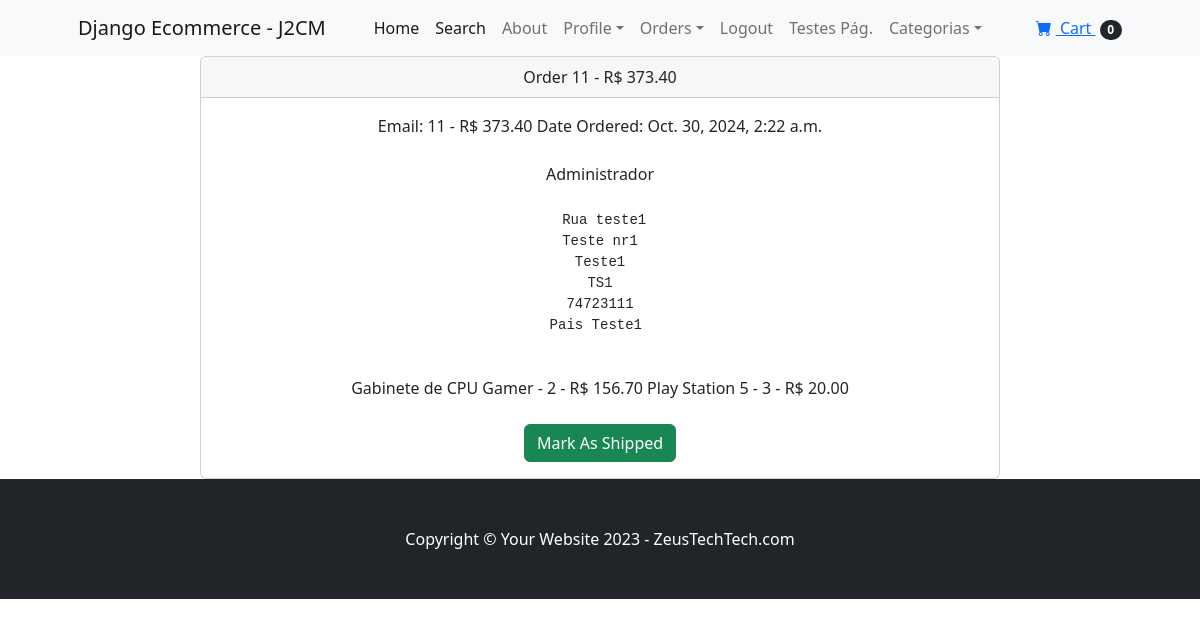
Page /payment/orders/11 (signed in) on the committed database.
### payment/models.py (models this page shows, shortened)
class Order(models.Model):
    user = models.ForeignKey(User, on_delete=models.CASCADE, blank=True)
    full_name = models.CharField(max_length=250)
    email = models.EmailField(max_length=250)
    shipping_address = models.TextField(max_length=15000)
    amount_paid = models.DecimalField(max_digits=7, decimal_places=2)
    date_ordered = models.DateTimeField(auto_now_add=True)
    shipped = models.BooleanField(default=False)
    date_shipped = models.DateTimeField(blank=True, null=True)

class OrderItem(models.Model):
    order = models.ForeignKey(Order, on_delete=models.CASCADE, null=True)
    product = models.ForeignKey(Product, on_delete=models.CASCADE, null=True)
    user = models.ForeignKey(User, on_delete=models.CASCADE, null=True, blank=True)
    quantity = models.PositiveBigIntegerField(default=1)
    price = models.DecimalField(max_digits=7, decimal_places=2)

### store/models.py (models this page shows)
class Product(models.Model):
    name = models.CharField(max_length=100)
    price = models.DecimalField(default=0, decimal_places=2, max_digits=7)
    category = models.ForeignKey(Category, on_delete=models.CASCADE, default=1)
    description = models.CharField(max_length=250, default='', blank=
                                   True, null=True)
    image =  models.ImageField(upload_to='uploads/product/')
    is_sale = models.BooleanField(default=False)
    sale_price = models.DecimalField(default=0, decimal_places=2, max_digits=6)
    def __str__(self):
        return self.name

### payment/views.py (the view, shortened to what this page needs)
# urls.py: path('orders/<int:pk>', views.orders, name="orders"),
def orders(request, pk):
    if request.user.is_authenticated and request.user.is_superuser:
        order = Order.objects.get(id=pk)
        items = OrderItem.objects.filter(order=pk)
        return render(request, "payment/orders.html", {"order":order, "items":items})
    else:
        messages.success(request, "Access Danied!! Acesso Negado!!")
        return redirect('home')

### cart/cart.py (called while the page is built)
    def __len__(self):
        return len(self.cart)

### cart/context_processors.py (called while the page is built)
def cart(request):
    return {'cart': Cart(request)}

### payment/templates/payment/orders.html (shortened to what this page needs)
{% extends 'base.html' %}
{% block content %}
    <div class="conteiner">
        <div class="row">
            <center>
                <div class="col-8">
                    <div class="card">
                        <div class="card-header">
                            Order {{ order.id }} - R$ {{ order.amount_paid }}
                        </div>
                        <div class="card-body">
                            Email: {{ order.id }} - R$ {{ order.amount_paid }}
                            {% if order.date_shipped %}
                                Date Shipped: {{ order.date_shipped }}
                            {% else %}
                                Date Ordered: {{ order.date_ordered }}
                            {% endif %}
                            <br><br>
                            {{ order.full_name }}
                            <br><br>
                            <pre> {{ order.shipping_address }} </pre>
                            <br/>
                            {% for item in items %}
                                {{ item.product }} - {{ item.quantity }} - R$ {{ item.price }}
                            {% endfor %}
                            <br><br>
                            {% if not order.shipped %}
                                <form method="POST">
                                    <button type="Submit" class="btn btn-success">
                                        Mark As Shipped
                                    </button>
                                </form>
                            {% endif %}
                        </div>
                    </div>
                </div>
            </center>
            <br><br>
        </div>
    </div>
{% endblock %}

### rows in the picture
Order: id "11", amount_paid "373.40", date_ordered "Oct. 30, 2024, 2:22 a.m.", full_name "Administrador", shipping_address "Rua teste1 Teste nr1 Teste1 TS1 74723111 Pais Teste1"
OrderItem: product "Gabinete de CPU Gamer", quantity "2", price "156.70"
OrderItem: product "Play Station 5", quantity "3", price "20.00"

### other values in the picture
{{ cart|length }} "0"
